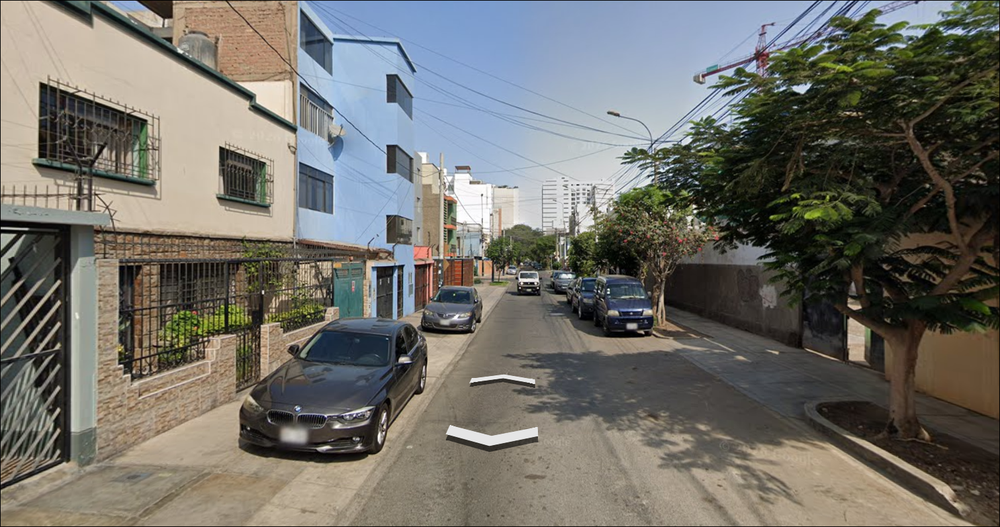
#> input picture investigation/wireframe_heuristic/maps.png, 1000 x 527 px, shrunk from 1489 x 785 before the run
$ python -i edge_detector.py   (imports and definitions only)
#> lines starting #> are read from the running program, lines starting #| are printed output that depends on the picture; after the words box and inside, x2 and y2 are one past the last pixel; in counts of white or black regions, pixels touching at a corner belong together
#> further down, picture is the input picture: shape (527, 1000, 3); mean B, G, R 105.3, 111.6, 113.1
import cv2
import numpy as np
import math

class EdgeDetector:
    def __init__(self, blur_kernel=(5, 5), canny_low=40, canny_high=120):
        self.blur_kernel = blur_kernel
        self.canny_low = canny_low
        self.canny_high = canny_high
        self.edge_map = None
        self.image_shape = None

    def process_image(self, image):
        """Aplica desenfoque y Canny puro para obtener la máscara de bordes."""
        self.image_shape = image.shape[:2]
#> self.image_shape = (527, 1000)
        gray = cv2.cvtColor(image, cv2.COLOR_BGR2GRAY)
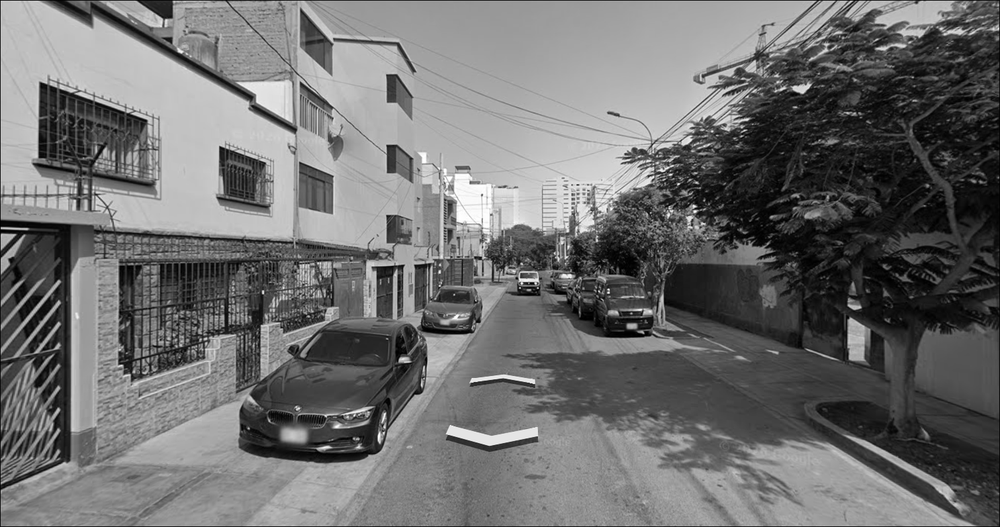
#> gray: shape (527, 1000); min 0, max 255, mean 111.3
        blurred = cv2.GaussianBlur(gray, self.blur_kernel, 0)

        raw_canny = cv2.Canny(blurred, self.canny_low, self.canny_high)
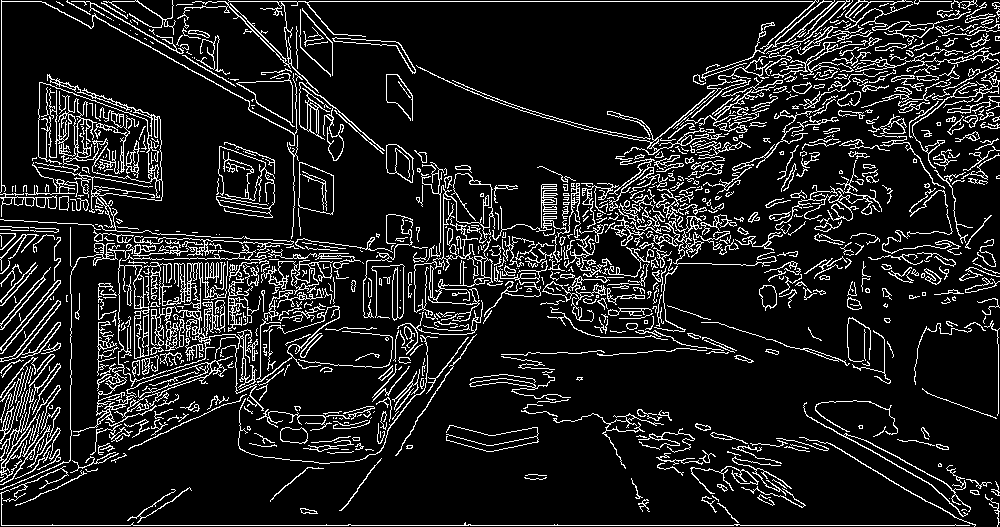
#> raw_canny: shape (527, 1000); 11.9% white in thin lines or dots

        # Al usar clics manuales (Nodos Semánticos), podemos relajar el filtro de Hough
        # para que no borre las líneas estructurales cortas (como ventanas o rejas).
        # minLineLength=50 borra casi todos los árboles pero mantiene arquitectura útil.
        clean_lines_mask = np.zeros(self.image_shape, dtype=np.uint8)
        lines = cv2.HoughLinesP(raw_canny, 1, np.pi/180, threshold=40, minLineLength=50, maxLineGap=10)
#> lines = 504 rows, first 6: [1, 525, 975, 525], [195, 1, 976, 1], [639, 172, 727, 134], [392, 308, 598, 237], [25, 485, 75, 462], [460, 274, 633, 215]
        if lines is not None:
            for line in lines:
                x1, y1, x2, y2 = line[0]
                cv2.line(clean_lines_mask, (x1, y1), (x2, y2), 255, 1)
#> this loop made 504 passes
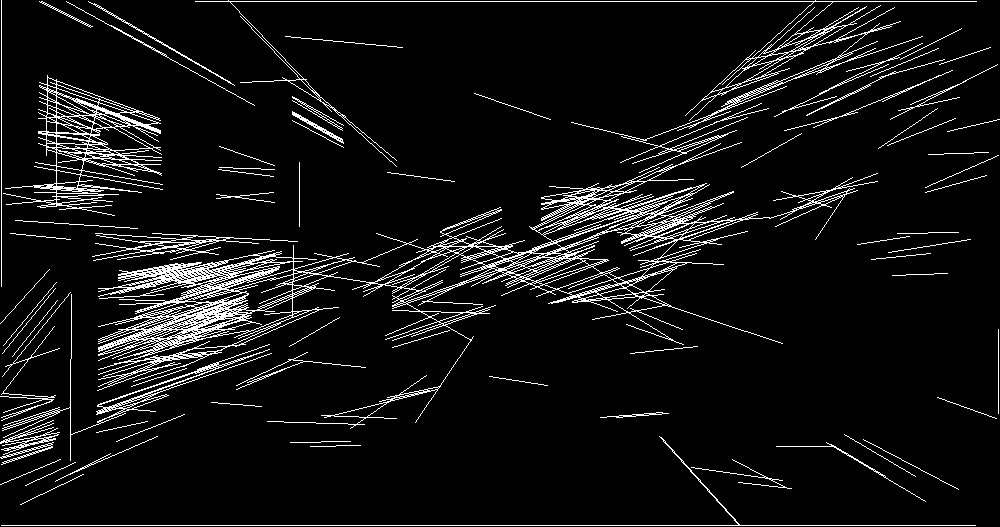
#> clean_lines_mask: shape (527, 1000); 7.4% white in thin lines or dots

        # Ahora sí, dilatamos el esqueleto estructural limpio para darle la tolerancia al grosor
        kernel = np.ones((3,3), np.uint8)
        self.edge_map = cv2.dilate(clean_lines_mask, kernel, iterations=1)
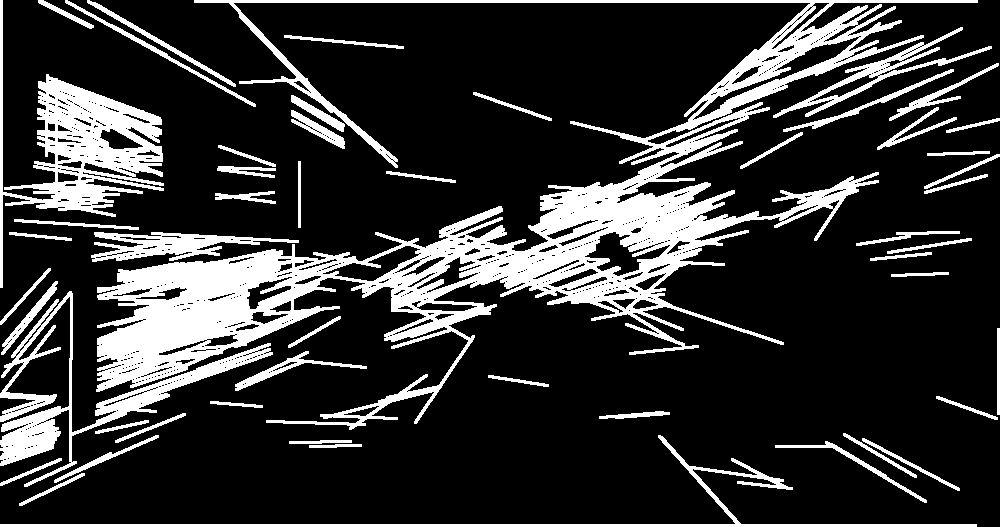
#> self.edge_map: shape (527, 1000); 20.1% white; 51 white regions, largest, box (x1, y1, x2, y2) and area: (96, 0, 978, 430) 61739, (0, 0, 164, 288) 11454, (0, 291, 273, 487) 7598

        return self.edge_map

    def evaluate_line(self, pt1, pt2):
        """
        Dibuja una recta estrictamente unidimensional (grosor=1) y cruza con Canny dilatado.
        """
        if self.edge_map is None:
            raise ValueError("Primero debes llamar a process_image")

        line_mask = np.zeros(self.image_shape, dtype=np.uint8)
        # Recta ESTRICTAMENTE 1D
        cv2.line(line_mask, pt1, pt2, 255, 1)

        intersection = cv2.bitwise_and(self.edge_map, line_mask)
        pixels_in_intersection = cv2.countNonZero(intersection)

        length = math.dist(pt1, pt2)
        if length == 0:
            return 0.0

        score = pixels_in_intersection / length
        return min(1.0, score)

>>> import cv2
>>> picture = cv2.imread('maps.png')
>>> result = EdgeDetector().process_image(picture)
